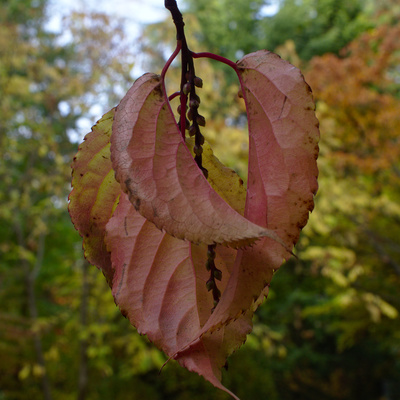
%> input picture Labs/lab25/leaf.jpg, 400 x 400 px
$ octave leafTester.m   (GNU Octave 9; MATLAB toolbox functions it lacks are replaced by stand-ins)
%> lines starting %> are read from the running program, lines starting %| are printed output that depends on the picture
%> further down, leaf is the input picture: size 400x400x3 uint8; mean R, G, B 97.8, 82.9, 48.8
### Labs/lab25/scale_layers.m
## usage: scale_layers(array, weights)
##
## multiply each layer of a 3D array by the corresponding weight
function out = scale_layers(array, weights)
%> called with weights = [0.21 0.72 0.07]
  #out = array .* reshape(weights,[1,1,3]);
  out = array .* vec(weights, 3);
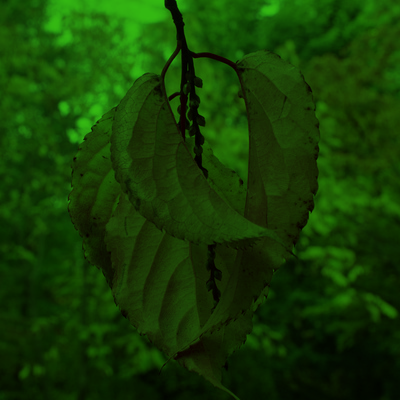
%> out: size 400x400x3 uint8; mean R, G, B 20.6, 59.7, 3.4
endfunction

%!test
%! onez = ones(3,3);
%! A=cat(3,onez, 2*onez, 3*onez);
%! B=cat(3,onez, 6*onez, 15*onez);
%! assert(scale_layers(A,[1;3;5]),B)

### Labs/lab25/monochrome.m
function out = monochrome(in, weights=[0.21,0.72,0.07])
  %#out = in .* reshape(weights,[1,1,3]);
  %#out = in .* vec(weights, 3);
  out = sum(scale_layers(in, weights),3);
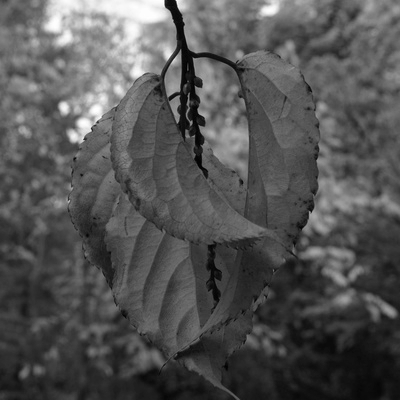
%> out: size 400x400 double; min 0, max 255, mean 83.6
endfunction

### Labs/lab25/threshold.m
function [rows, cols] = threshold(in, lower)
%> called with lower = 200
  [rows,cols] = find(in > lower);
%> rows = 4232 values from 1 to 142; cols = 4232 values from 46 to 279
endfunction

%!test
%! A=[1,2,3; 4,5,6];
%!  [rows,cols]=threshold(A,4);
%!  assert(rows==[2;2]);
%!  assert(cols==[2;3]);

### Labs/lab25/leafTester.m
leaf=imread("leaf.jpg");
monoleaf=monochrome(leaf);
[rows, cols] = threshold(monoleaf,200);
%> rows = 4232 values, max 142 at index 1011, min 1 at index 63, mean 35.33; cols = 4232 values from 46 to 279
clf
hold on;
imshow(leaf);
plot(cols,rows,".","markersize",1);
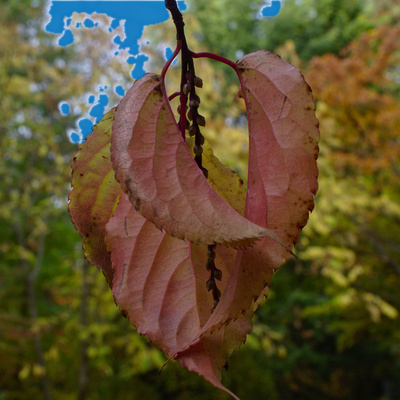
%> figure redrawn from the program's plot data

$ run again, with Labs/lab25/owl.jpg copied over Labs/lab25/leaf.jpg
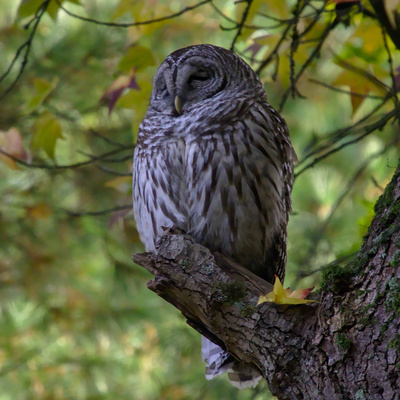
%> input picture Labs/lab25/owl.jpg, 400 x 400 px
%> leaf is the input picture: size 400x400x3 uint8; mean R, G, B 91.6, 96, 62.7
%> in monochrome, `out = sum(scale_layers(in, weights),3);`:
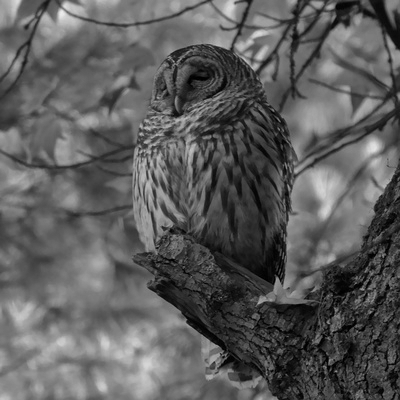
%> out: size 400x400 double; min 0, max 236, mean 92.8
%> in threshold, `[rows,cols] = find(in > lower);`: rows = 539 values from 1 to 388; cols = 539 values from 15 to 378
%> `[rows, cols] = threshold(monoleaf,200);`: rows = 539 values, max 388 at index 135, min 1 at index 1, mean 154.4; cols = 539 values from 15 to 378
%> `plot(cols,rows,".","markersize",1);`:
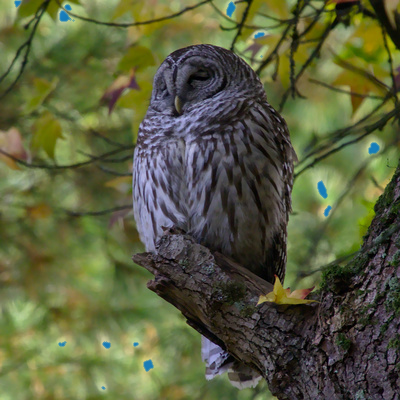
%> figure redrawn from the program's plot data

$ run again, with Labs/lab25/paris.jpg copied over Labs/lab25/leaf.jpg
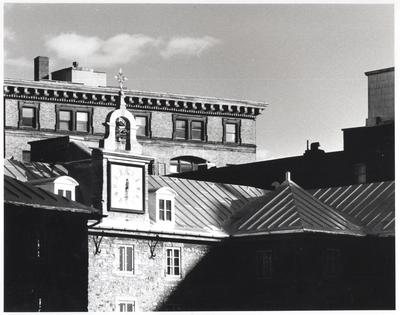
%> input picture Labs/lab25/paris.jpg, 400 x 315 px
%> leaf is the input picture: size 315x400x3 uint8; mean R, G, B 130, 129.6, 129.5
%> in scale_layers, `out = array .* vec(weights, 3);`:
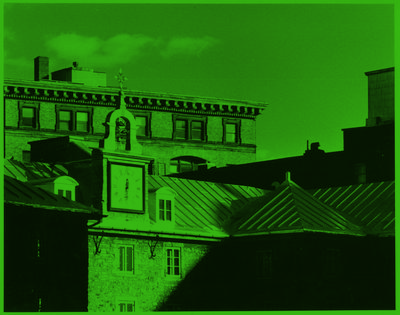
%> out: size 315x400x3 uint8; mean R, G, B 27.3, 93.3, 9.1
%> rows = 27615 values from 1 to 315; cols = 27615 values from 1 to 400
%> `plot(cols,rows,".","markersize",1);`:
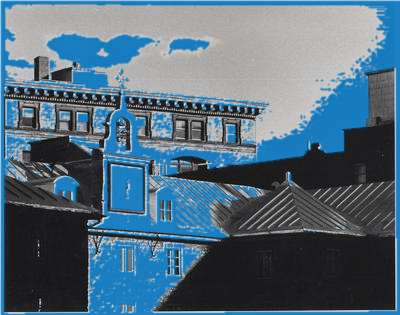
%> figure redrawn from the program's plot data
